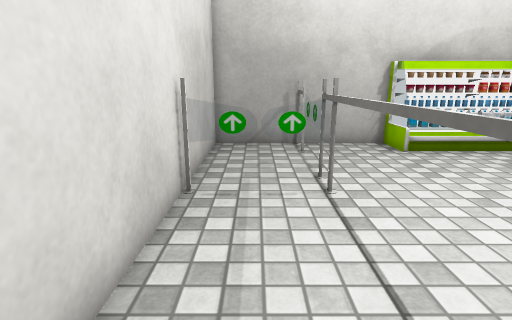
View 1 (above)

12 first-person views from a walk through a scene from a Unity 3-D project. The camera is 1.3 m above the floor, tilts 14° down and sees 80° across. The floor is counted in squares, 0.5 m on a side. Each view is taken from the middle of a square. On the plan, view 1 faces up. The plan holds only what a view shows up to about 20 squares ahead; the rest is blank. The player is left out. Some surface patterns are stand-ins.

View 2
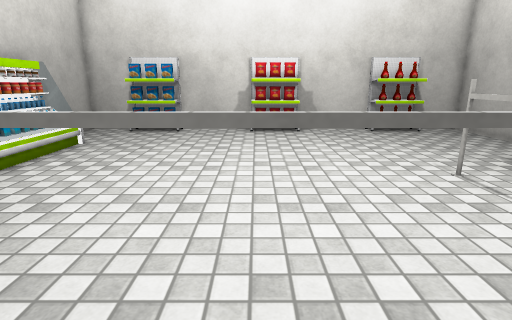

View 3
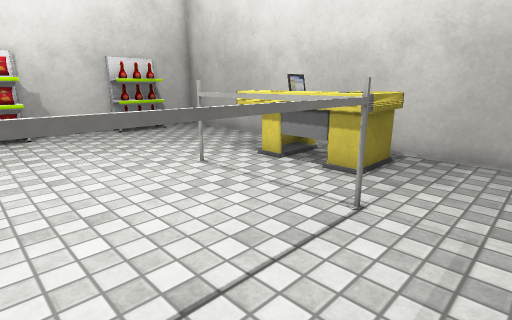

View 4
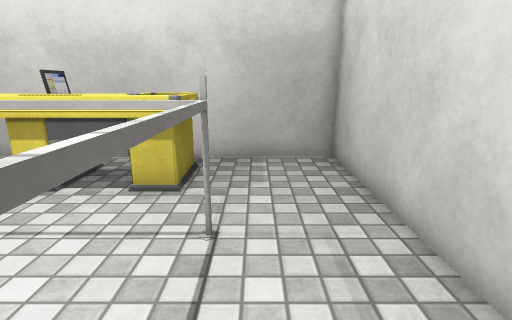

View 5
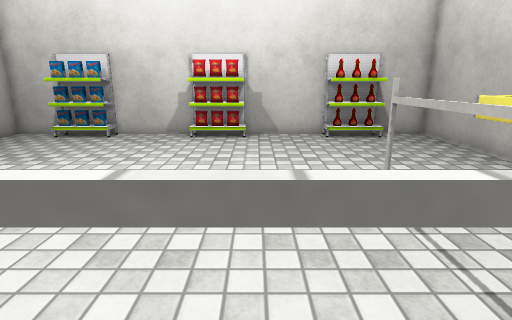

View 6
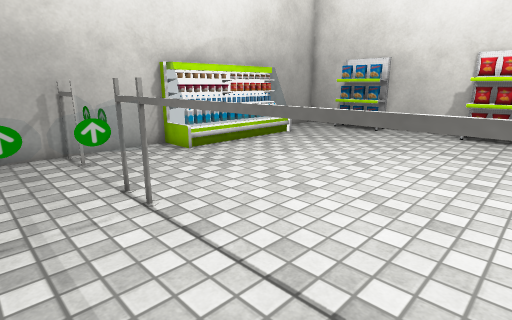

View 7
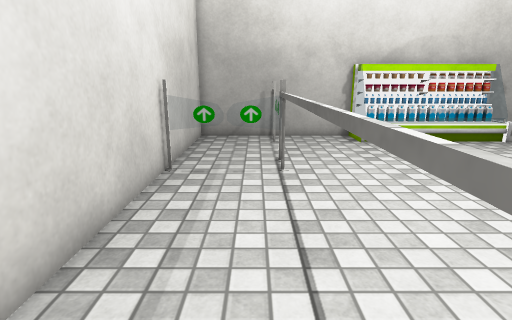

View 8
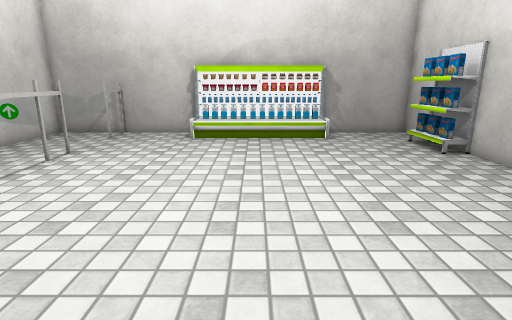

View 9
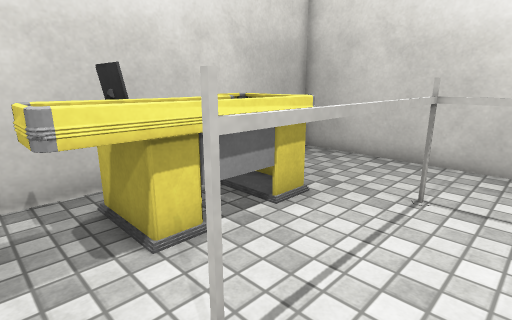

View 10
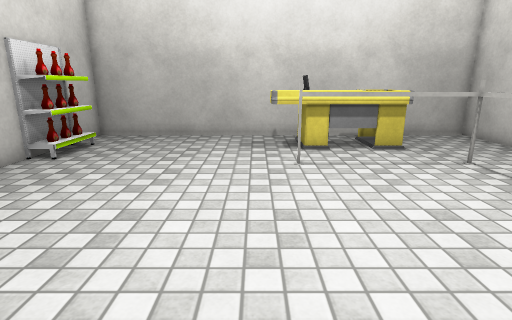

View 11
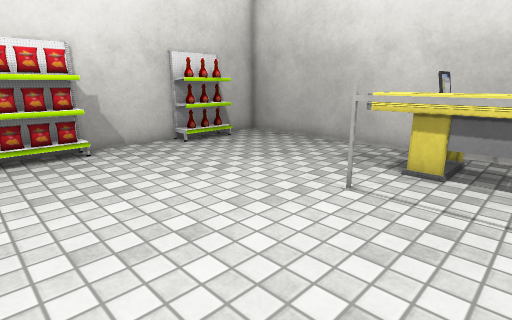

View 12
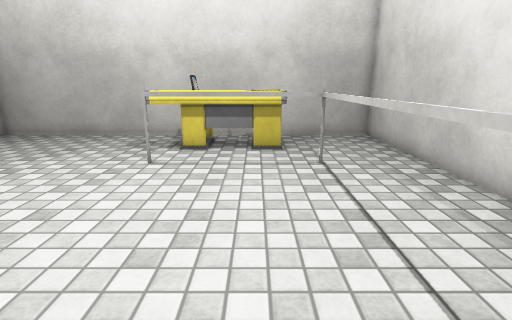

### Floor plan
Key: @ floor where view 1 was taken; # wall or solid block; x gap in a wall; . floor; = window, fence, low wall or low ledge; T thing the floor can be seen under or through; O other object.
Columns run from 2 left of view 1 to 17 right of it. Each row starts with its distance up from view 1.
 14 ####################
 13 #...#...OOOOOOO#...#
 12 #...x...=O....=....#
 11 #...O.............OO
 10 #...O.............OO
  9 #...O.............OO
  8 #...#.............O#
  7 #OOO...............#
  6 #...T..............#
  5 #...T..............#
  4 #...T.............OO
  3 #...T.............OO
  2 #...T.............OO
  1 #...T..............#
  0 #.@.T..............#
 -1 #...T..............#
 -2 #...TTTTTTT........#
 -3 #.................OO
 -4 #....OOOOOO.......OO
 -5 #....OOOOOO.......OO
 -6 #....OO.OO.........#
 -7 #....OO.OO.........#
 -8 ####################

Positions as (right, up) in squares from view 1, and headings:
1: (0, 0), facing up
2: (-1, 4), facing right
3: (-1, 4), facing down-right
4: (1, 3), facing down
5: (1, 1), facing right
6: (-1, 1), facing up-right
7: (1, -2), facing up
8: (9, -3), facing up
9: (9, 0), facing down-left
10: (9, 8), facing down
11: (4, 5), facing down-right
12: (4, 8), facing down
